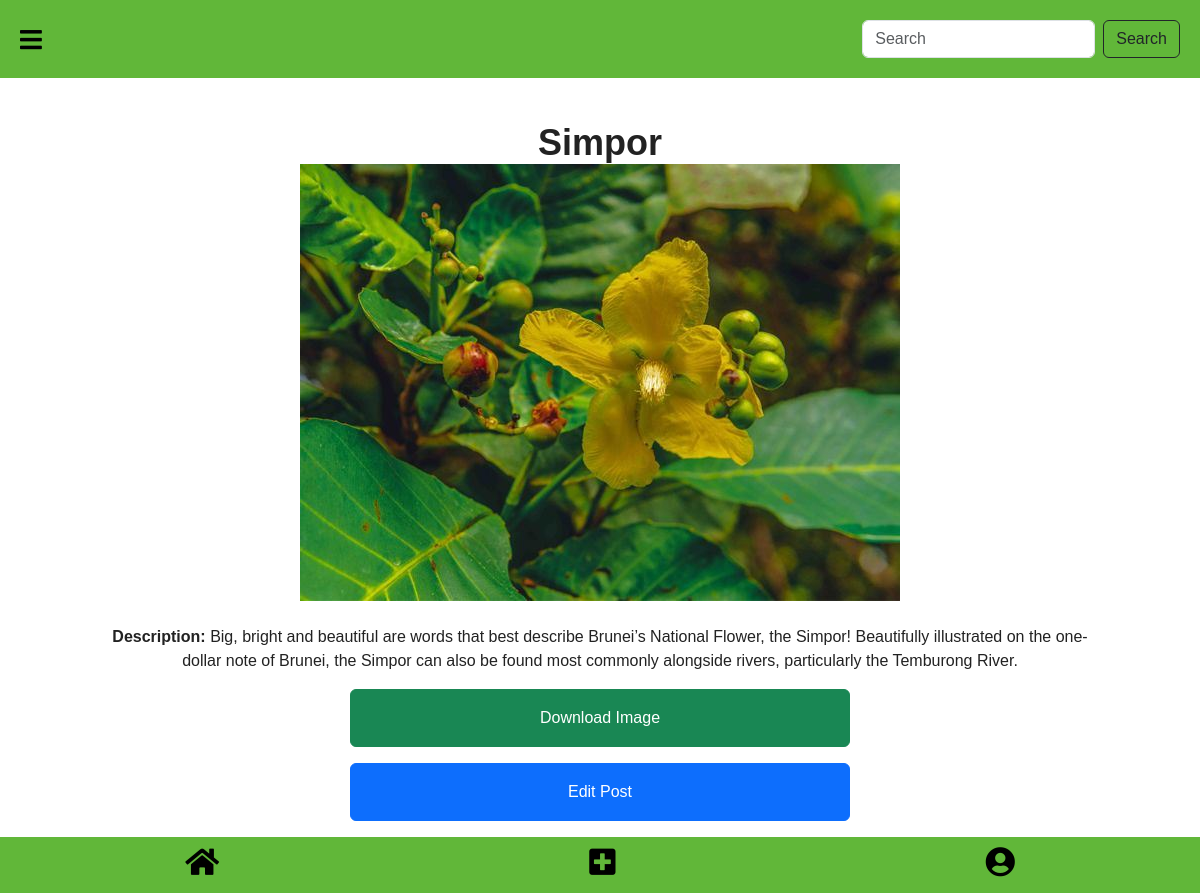
/1/, run on the app's committed database.
### greenoasis/models.py (models this page shows, shortened)
class Image(models.Model):
    title=models.CharField(max_length=255)
    description=models.TextField(blank=True)
    tags=models.TextField()
    image=models.ImageField(upload_to="pic/%y/")
    class Meta :
        ordering=('-id',)

### greenoasis/views.py (the view)
# urls.py: path('<int:id>/', views.detail_view, name='detail_view'),
def detail_view(request,id):
    objects=get_object_or_404(Image,id=id)
    return render(request,"details.html",{'image':objects})

### greenoasis/templates/details.html (shortened to what this page needs)
{% load static %}
<!doctype html>
<html lang="en">
  <head>
    <link href="https://cdnjs.cloudflare.com/ajax/libs/font-awesome/5.15.3/css/all.min.css" rel="stylesheet"/>
    <link href="https://cdn.jsdelivr.net/npm/bootstrap@5.3.3/dist/css/bootstrap.min.css" rel="stylesheet">
    <script src="https://cdn.tailwindcss.com"></script>
  </head>
  <body>
    <div id="main">
        <div class="header">
            <i class="fas fa-bars" onclick="openNav()"></i>
            <form action="{% url 'search' %}" class="d-flex" role="search" >
                <input class="form-control me-2" type="search" placeholder="Search" aria-label="Search">
                <button class="btn btn-outline-dark"  type="submit">Search</button>
              </form>
        </div>
            <h1 class="text-center" style=" font-weight: bold; font-size: 36px; color: var(--text-color);"><br>{{image.title}}</h1>
        <div class="container">
            <img src="{{image.image.url}}" class="img-fluid mx-auto d-block" alt="{{post.title}}"><br>
            <p class="text-center"><strong>Description:</strong> {{image.tags}}</p>
            <a href="{{image.image.url}}" class="btn btn-success mx-auto d-block w-50 mt-3 p-3" download>Download Image</a>
            <a href="{% url 'editpost' id=image.id %}" class="btn btn-primary mx-auto d-block w-50 mt-3 p-3">Edit Post</a><br>
        </div>
    </div>
    <br><br>
    <div class="footer">
        <a href="{% url 'home' %}"><i class="fas fa-home"  style="color: #000;"></i></a>
        <a href="{% url 'upload' %}"><i class="fas fa-plus-square"  style="color: #000;"></i></a>
        <a href="{% url 'profile' %}"><i class="fas fa-user-circle"  style="color: #000;"></i></a>
    </div>
</body>
</html>

### greenoasis/templates/details.html (style rules this page uses)
:root { --bg-color: white; --text-color: #222; --header-color: #61b739; --sidebar-color: #61b739; }
body { margin: 0; font-family: Arial, sans-serif; background-color: var(--bg-color); color: var(--text-color); }
.header { background-color: #61b739; padding: 20px; display: flex; justify-content: space-between; align-items: center; font-size: 24px; }
.header i { font-size: 25px; color: #000; }
.footer { display: flex; justify-content: space-around; align-items: center; background-color: #61b739; padding: 10px 0; position: fixed; bottom: 0; width: 100%; font-size: 24px; }
.footer i { font-size: 30px; }

### data on the page
Image: title "Simpor", image (picture), tags "Big, bright and beautiful are words that best describe Brunei’s National Flower, the Simpor! Beautifully illustrated on the one-dollar note of Brunei, the Simpor can also be found most commonly alongside rivers, particularly the Temburong River."
